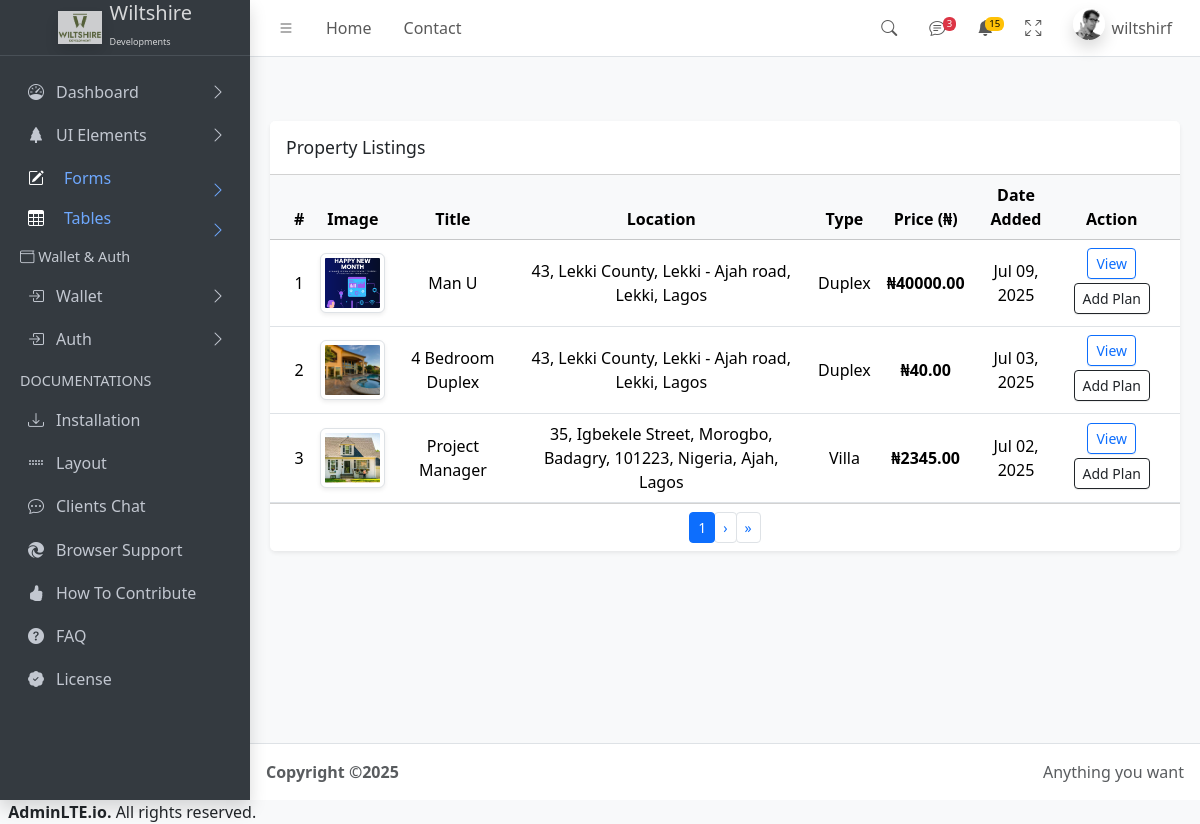
The page /Dashboard/property_list/ (signed in) on the database its author committed.
### myapp/models.py (models this page shows, shortened)
class Property(models.Model):
    featureChoice = [
        ('For Sell', 'For Sell'),
        ('For Rent', 'For Rent'),
        ('Sub-Let', 'Sub-Let')
    ]
    PropertyStatus = [
        ('Still Selling', 'Still Selling'),
        ('Taken', 'Taken'),
        ('Leased Out', 'Leased Out')
    ]
    AllowedSubscription = [
        ('Yes', 'Yes'),
        ('No', 'No')
    ]
    title = models.CharField(max_length=200)
    description = models.TextField()
    price = models.DecimalField(max_digits=12, decimal_places=2)
    property_type = models.ForeignKey(PropertyType, on_delete=models.SET_NULL, null=True)
    location = models.ForeignKey(Location, on_delete=models.CASCADE)
    property_status = models.TextField("Property Status", choices=PropertyStatus, max_length=50)
    propertyFeature = models.CharField("feature Choice", choices=featureChoice, max_length=50)
    allSubscription = models.CharField(choices=AllowedSubscription, max_length=50)
    date_added = models.DateTimeField(auto_now_add=True)

class PropertyImage(models.Model):
    VIEW_CHOICES = [
        ('front', 'Front View'),
        ('back', 'Back View'),
        ('side', 'Side View'),
        ('palour', 'Palour View'),
        ('kitchen', 'Kitchen View'),
        ('bedroom', 'Bedroom View'),
    ]
    property = models.ForeignKey(Property, on_delete=models.CASCADE, related_name='images')
    image = models.ImageField(upload_to='property_images/')
    label = models.CharField(max_length=50, choices=VIEW_CHOICES)

class Location(models.Model):
    city = models.CharField(max_length=50)
    state = models.CharField(max_length=100)
    address = models.TextField()
    def __str__(self):
        return f"{self.address}, {self.city}, {self.state}"

class PropertyType(models.Model):
    name = models.CharField(max_length=50, unique=True)
    def __str__(self):
        return self.name

### myapp/views.py (the view)
# urls.py: path('Dashboard/property_list/', views.propertyList, name='propertyList'),
@login_required(login_url='LoginUser')
def propertyList(request):
    user= request.user
    property_list = Property.objects.distinct().order_by('-date_added').prefetch_related('images')
    userFirstname =  user.first_name
    if not is_admin(user):
        return HttpResponseForbidden("Access Denied: Only admin can access this page.")
    paginator = Paginator(property_list, 3)
    page_number = request.GET.get('page')
    page_obj = paginator.get_page(page_number)
    total_property_count = Property.objects.count()
    country_property_count = Property.objects.values('location').annotate(total=Count('id')).order_by('-total')
    transactions = Transaction.objects.filter(user=request.user).order_by('-created_at')
    context = {
        'page_obj': page_obj,
        'total_property_count': total_property_count,
        'country_property_count': country_property_count,
        'transactions': transactions,
        'is_admin':True, 'user':user, 'userFirstname':userFirstname,
    }
    return render(request, 'Dashboard/property_list.html', context)

### myapp/context_processors.py (called while the page is built)
def user_info(request):
    if request.user.is_authenticated:
        return {
            'user_username': request.user.username,
        }
    return {}

### myapp/views.py (called while the page is built)
def is_admin(user):
    return user.is_staff or user.is_superuser

### myapp/templates/Dashboard/property_list.html (shortened to what this page needs)
{% load static %}
{% include 'Dashboard/header.html' %}
<main class="app-main">
  <div class="app-content-header">
    <div class="container py-5">
      <div class="card shadow-sm border-0">
        <div class="card-header bg-white d-flex justify-content-between align-items-center">
          <h3 class="card-title mb-0">Property Listings</h3>
        </div>
        <div class="card-body table-responsive p-0">
          <table class="table table-hover align-middle text-center mb-0">
            <thead class="table-light">
              <tr>
                <th>#</th>
                <th>Image</th>
                <th>Title</th>
                <th>Location</th>
                <th>Type</th>
                <th>Price (₦)</th>
                <th>Date Added</th>
                <th>Action</th>
              </tr>
            </thead>
            <tbody>
              {% for item in page_obj %}
                <tr>
                  <td>{{ forloop.counter }}</td>
                  <td class="p-2">
                    {% if item.images.first %}
                      <img src="{{ item.images.first.image.url }}" alt="{{ item.title }}" class="img-thumbnail rounded" style="width: 80px; height: 60px; object-fit: cover;">
                    {% else %}
                      <img src="{% static 'img/default-property.jpg' %}" class="img-thumbnail rounded" alt="Default" style="width: 80px; height: 60px;">
                    {% endif %}
                  </td>
                  <td>{{ item.title }}</td>
                  <td>{{ item.location }}</td>
                  <td>{{ item.property_type }}</td>
                  <td><strong>₦{{ item.price|floatformat:2 }}</strong></td>
                  <td>{{ item.date_added|date:"M d, Y" }}</td>
                  <td>
                    <a href="{% url 'viewProperty' item.id %}" class="btn btn-sm btn-outline-primary mb-1">View</a>
                    <a href="{% url 'add_subscription_plan' item.id %}" class="btn btn-sm btn-outline-dark mb-1">Add Plan</a>
                  </td>
                </tr>
              {% empty %}
                <tr>
                  <td colspan="8" class="text-muted py-4">No properties available.</td>
                </tr>
              {% endfor %}
            </tbody>
          </table>
        </div>
        {% if page_obj.has_other_pages %}
        <div class="card-footer bg-white d-flex justify-content-center">
          <nav>
            <ul class="pagination pagination-sm mb-0">
              <li class="page-item active">
                <span class="page-link">{{ page_obj.number }}</span>
              </li>
              {% if page_obj.has_next %}
                <li class="page-item">
                  <a class="page-link" href="?page={{ page_obj.next_page_number }}">›</a>
                </li>
                <li class="page-item">
                  <a class="page-link" href="?page={{ page_obj.paginator.num_pages }}">&raquo;</a>
                </li>
              {% endif %}
            </ul>
          </nav>
        </div>
        {% endif %}
      </div>
    </div>
  </div>
</main>
{% include 'Dashboard/footer.html' %}

### myapp/templates/Dashboard/header.html (shortened to what this page needs)
{% load static %}
{% load django_browser_reload %}
<!doctype html>
<html lang="en">
  <head>
    <link rel="stylesheet" href="https://cdnjs.cloudflare.com/ajax/libs/font-awesome/6.5.0/css/all.min.css" />
    <link
      rel="stylesheet"
      href="https://cdn.jsdelivr.net/npm/@fontsource/source-sans-3@5.0.12/index.css"
    />
    <script src="https://cdn.tailwindcss.com"></script>
    <link
      rel="stylesheet"
      href="https://cdn.jsdelivr.net/npm/overlayscrollbars@2.10.1/styles/overlayscrollbars.min.css"
    />
    <link
      rel="stylesheet"
      href="https://cdn.jsdelivr.net/npm/bootstrap-icons@1.11.3/font/bootstrap-icons.min.css"
    />
    <link rel="stylesheet" href="{% static 'dist/css/adminlte.css' %}" />
    <link
      rel="stylesheet"
      href="https://cdn.jsdelivr.net/npm/apexcharts@3.37.1/dist/apexcharts.css"
    />
    <link
      rel="stylesheet"
      href="https://cdn.jsdelivr.net/npm/jsvectormap@1.5.3/dist/css/jsvectormap.min.css"
    />
  </head>
  <body class="layout-fixed sidebar-expand-lg bg-body-tertiary">
    <div class="app-wrapper">
      <nav class="app-header navbar navbar-expand bg-body">
        <div class="container-fluid">
          <ul class="navbar-nav">
            <li class="nav-item">
              <a class="nav-link" data-lte-toggle="sidebar" href="#" role="button">
                <i class="bi bi-list"></i>
              </a>
            </li>
            <li class="nav-item d-none d-md-block"><a href="#" class="nav-link">Home</a></li>
            <li class="nav-item d-none d-md-block"><a href="#" class="nav-link">Contact</a></li>
          </ul>
          <ul class="navbar-nav ms-auto">
            <li class="nav-item">
              <a class="nav-link" data-widget="navbar-search" href="#" role="button">
                <i class="bi bi-search"></i>
              </a>
            </li>
            <li class="nav-item dropdown">
              <a class="nav-link" data-bs-toggle="dropdown" href="#">
                <i class="bi bi-chat-text"></i>
                <span class="navbar-badge badge text-bg-danger">3</span>
              </a>
            </li>
            <li class="nav-item dropdown">
              <a class="nav-link" data-bs-toggle="dropdown" href="#">
                <span class="navbar-badge badge text-bg-warning">15</span>
              </a>
            </li>
            <li class="nav-item">
              <a class="nav-link" href="#" data-lte-toggle="fullscreen">
                <i data-lte-icon="maximize" class="bi bi-arrows-fullscreen"></i>
              </a>
            </li>
            <li class="nav-item dropdown user-menu">
              <a href="#" class="nav-link dropdown-toggle flex" data-bs-toggle="dropdown">
                <img
                  src="{% static 'dist/assets/img/user2-160x160.jpg' %}"
                  class="user-image rounded-circle shadow"
                  alt="User Image"
                />
                {% if user.is_authenticated %}
                  <span class="d-none d-md-inline">
                    {{ user_username }}
                  </span>
                {% endif %}
              </a>
            </li>
          </ul>
        </div>
      </nav>
      <aside class="app-sidebar bg-body-secondary shadow" data-bs-theme="dark">
        <div class="sidebar-brand">
          <a href="#" class="brand-link">
            <img
              src="{% static 'img/Wiltshire-01.jpg' %}"
              alt=""
              class="brand-image opacity-75 shadow"
            />
            <span class="brand-text fw-light"><span>Wiltshire</span> <br> <sup style='font-size:9px' class='mt-1'>Developments</sup></span>
          </a>
        </div>
        <div class="sidebar-wrapper">
          <nav class="mt-2">
            <ul
              class="nav sidebar-menu flex-column"
              data-lte-toggle="treeview"
              role="menu"
              data-accordion="false"
            >
              <li class="nav-item">
                <a href="{% url 'Dashboard' %}" class="nav-link">
                  <i class="nav-icon bi bi-speedometer"></i>
                  <p>
                    Dashboard
                  </p>
                </a>
              </li>
              <li class="nav-item">
                <a href="#" class="nav-link">
                  <i class="nav-icon bi bi-tree-fill"></i>
                  <p>
                    UI Elements
                  </p>
                </a>
              </li>
              {% if is_admin %}
              <li class="nav-item">
                 <div class="flex">
                  <i class="nav-icon bi bi-pencil-square ml-4 text-white"></i>
                  <button class="nav-link w-full d-flex justify-content-between align-items-center" id="getOpen" onclick="TheFormOpen()">
                    <span>
                      Forms
                    </span>
                    <i class="nav-arrow bi bi-chevron-right"  style="float:right"></i>
                  </button>
                </div>
              </li>
              {% endif %}
              <li class="nav-item">
                 <div class="flex">
                  <i class="nav-icon bi bi-table ml-4 text-white"></i>
                  <button class="nav-link w-full d-flex justify-content-between align-items-center" id="getOpen" onclick="TheTableOpen()">
                    <span>
                      Tables
                    </span>
                    <i class="nav-arrow bi bi-chevron-right"  style="float:right"></i>
                  </button>
                </div>
              </li>
              <li class="nav-header">
                <i class="bi bi-wallet"></i> Wallet & Auth
              </li>
              <li class="nav-item">
                <a href="{% url 'initiate_wallet_payment' %}" class="nav-link {% if request.resolver_match.url_name == 'initiate_wallet_payment' %} active{% endif %}">
                  <i class="nav-icon bi bi-box-arrow-in-right"></i>
                  <p>
                    Wallet
                  </p>
                </a>
              </li>
              <li class="nav-item">
                <a href="#" class="nav-link">
                  <i class="nav-icon bi bi-box-arrow-in-right"></i>
                  <p>
                    Auth
                  </p>
                </a>
              </li>
              <li class="nav-header">DOCUMENTATIONS</li>
              <li class="nav-item">
                <a href="../docs/introduction.html" class="nav-link">
                  <i class="nav-icon bi bi-download"></i>
                  <p>Installation</p>
                </a>
              </li>
              <li class="nav-item">
                <a href="../docs/layout.html" class="nav-link">
                  <i class="nav-icon bi bi-grip-horizontal"></i>
                  <p>Layout</p>
                </a>
              </li>
              {% if is_admin %}
                  <li class="nav-item">
                    <a href="{% url 'chat_dashboard' %}" class="nav-link">
                      <i class="nav-icon bi bi-chat-dots"></i>
                      <p>Clients Chat</p>
                    </a>
                  </li>
                {% endif %}
              <li class="nav-item">
                <a href="../docs/browser-support.html" class="nav-link">
                  <i class="nav-icon bi bi-browser-edge"></i>
                  <p>Browser Support</p>
                </a>
              </li>
              <li class="nav-item">
                <a href="../docs/how-to-contribute.html" class="nav-link">
                  <i class="nav-icon bi bi-hand-thumbs-up-fill"></i>
                  <p>How To Contribute</p>
                </a>
              </li>
              <li class="nav-item">
                <a href="../docs/faq.html" class="nav-link">
                  <i class="nav-icon bi bi-question-circle-fill"></i>
                  <p>FAQ</p>
                </a>
              </li>
              <li class="nav-item">
                <a href="../docs/license.html" class="nav-link">
                  <i class="nav-icon bi bi-patch-check-fill"></i>
                  <p>License</p>
                </a>
              </li>
            </ul>
          </nav>
        </div>
      </aside>

### rows shown on the page
Property: images.first.image (picture), title "Man U", location "43, Lekki County, Lekki - Ajah road, Lekki, Lagos", property_type "Duplex", price "40000.00", date_added "Jul 09, 2025"
Property: images.first.image (picture), title "4 Bedroom Duplex", location "43, Lekki County, Lekki - Ajah road, Lekki, Lagos", property_type "Duplex", price "40.00", date_added "Jul 03, 2025"
Property: images.first.image (picture), title "Project Manager", location "35, Igbekele Street, Morogbo, Badagry, 101223, Nigeria, Ajah, Lagos", property_type "Villa", price "2345.00", date_added "Jul 02, 2025"

### other values the page prints
{{ user_username }} "wiltshirf"
{{ page_obj.number }} "1"
